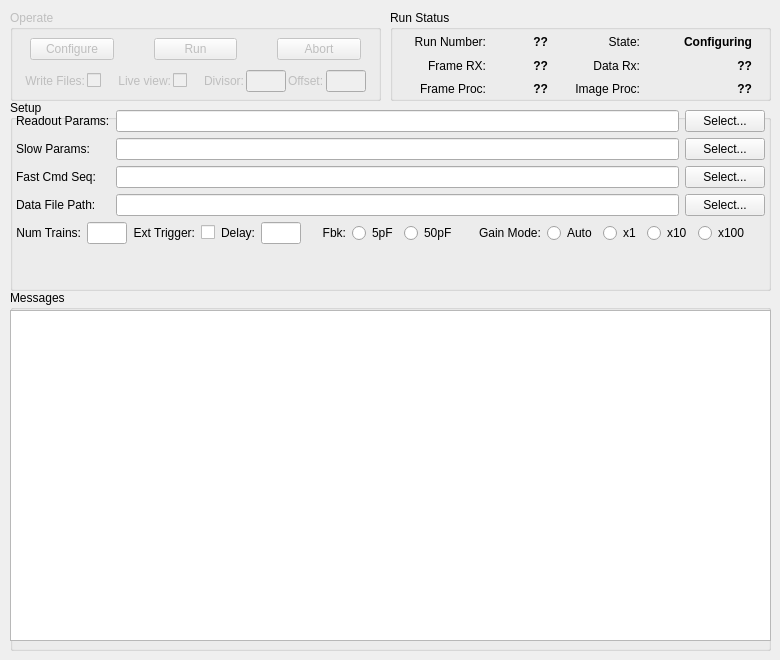
    <widget class="QWidget" name="daqTab">
     <attribute name="title">
      <string>DAQ</string>
     </attribute>
     <widget class="QGroupBox" name="setupGroupBox">
      <property name="geometry">
       <rect>
        <x>10</x>
        <y>100</y>
        <width>761</width>
        <height>191</height>
       </rect>
      </property>
      <property name="title">
       <string>Setup</string>
      </property>
      <widget class="QWidget" name="verticalLayoutWidget_2">
       <property name="geometry">
        <rect>
         <x>0</x>
         <y>10</y>
         <width>761</width>
         <height>171</height>
        </rect>
       </property>
       <layout class="QVBoxLayout" name="verticalLayout_3">
        <property name="leftMargin">
         <number>6</number>
        </property>
        <property name="rightMargin">
         <number>6</number>
        </property>
        <item>
         <layout class="QGridLayout" name="gridLayout">
          <property name="horizontalSpacing">
           <number>6</number>
          </property>
          <item row="2" column="1">
           <widget class="QLineEdit" name="fastParamEdit">
            <property name="readOnly">
             <bool>true</bool>
            </property>
           </widget>
          </item>
          <item row="2" column="0">
           <widget class="QLabel" name="fastParamLabel">
            <property name="sizePolicy">
             <sizepolicy hsizetype="Fixed" vsizetype="Preferred">
              <horstretch>0</horstretch>
              <verstretch>0</verstretch>
             </sizepolicy>
            </property>
            <property name="maximumSize">
             <size>
              <width>100</width>
              <height>16777215</height>
             </size>
            </property>
            <property name="text">
             <string>Fast Cmd Seq:</string>
            </property>
           </widget>
          </item>
          <item row="1" column="1">
           <widget class="QLineEdit" name="slowParamEdit">
            <property name="readOnly">
             <bool>true</bool>
            </property>
           </widget>
          </item>
          <item row="1" column="0">
           <widget class="QLabel" name="slowParamLabel">
            <property name="sizePolicy">
             <sizepolicy hsizetype="Fixed" vsizetype="Preferred">
              <horstretch>0</horstretch>
              <verstretch>0</verstretch>
             </sizepolicy>
            </property>
            <property name="maximumSize">
             <size>
              <width>100</width>
              <height>16777215</height>
             </size>
            </property>
            <property name="text">
             <string>Slow Params:</string>
            </property>
           </widget>
          </item>
          <item row="2" column="2">
           <widget class="QPushButton" name="fastParamBtn">
            <property name="text">
             <string>Select...</string>
            </property>
           </widget>
          </item>
          <item row="3" column="1">
           <widget class="QLineEdit" name="dataPathEdit">
            <property name="readOnly">
             <bool>true</bool>
            </property>
           </widget>
          </item>
          <item row="3" column="2">
           <widget class="QPushButton" name="dataPathBtn">
            <property name="text">
             <string>Select...</string>
            </property>
           </widget>
          </item>
          <item row="0" column="2">
           <widget class="QPushButton" name="readoutParamBtn">
            <property name="text">
             <string>Select...</string>
            </property>
           </widget>
          </item>
          <item row="1" column="2">
           <widget class="QPushButton" name="slowParamBtn">
            <property name="text">
             <string>Select...</string>
            </property>
           </widget>
          </item>
          <item row="0" column="0">
           <widget class="QLabel" name="readoutParamLabel">
            <property name="sizePolicy">
             <sizepolicy hsizetype="Fixed" vsizetype="Preferred">
              <horstretch>0</horstretch>
              <verstretch>0</verstretch>
             </sizepolicy>
            </property>
            <property name="maximumSize">
             <size>
              <width>100</width>
              <height>16777215</height>
             </size>
            </property>
            <property name="text">
             <string>Readout Params:</string>
            </property>
           </widget>
          </item>
          <item row="0" column="1">
           <widget class="QLineEdit" name="readoutParamEdit">
            <property name="readOnly">
             <bool>true</bool>
            </property>
           </widget>
          </item>
          <item row="3" column="0">
           <widget class="QLabel" name="dataPathLabel">
            <property name="sizePolicy">
             <sizepolicy hsizetype="Fixed" vsizetype="Preferred">
              <horstretch>0</horstretch>
              <verstretch>0</verstretch>
             </sizepolicy>
            </property>
            <property name="maximumSize">
             <size>
              <width>100</width>
              <height>16777215</height>
             </size>
            </property>
            <property name="text">
             <string>Data File Path:</string>
            </property>
           </widget>
          </item>
         </layout>
        </item>
        <item>
         <layout class="QGridLayout" name="gridLayout_12">
          <item row="1" column="12">
           <widget class="QRadioButton" name="gainModeAutoSel">
            <property name="text">
             <string>Auto</string>
            </property>
            <attribute name="buttonGroup">
             <string notr="true">gainOverrideButtonGroup</string>
            </attribute>
           </widget>
          </item>
          <item row="1" column="8">
           <widget class="QRadioButton" name="pixelFbk5Sel">
            <property name="text">
             <string>5pF</string>
            </property>
            <attribute name="buttonGroup">
             <string notr="true">pixelFbkButtonGroup</string>
            </attribute>
           </widget>
          </item>
          <item row="1" column="11">
           <widget class="QLabel" name="label_82">
            <property name="text">
             <string>Gain Mode:</string>
            </property>
           </widget>
          </item>
          <item row="1" column="7">
           <widget class="QLabel" name="label_30">
            <property name="sizePolicy">
             <sizepolicy hsizetype="Fixed" vsizetype="Preferred">
              <horstretch>0</horstretch>
              <verstretch>0</verstretch>
             </sizepolicy>
            </property>
            <property name="minimumSize">
             <size>
              <width>0</width>
              <height>0</height>
             </size>
            </property>
            <property name="text">
             <string>Fbk:</string>
            </property>
            <property name="alignment">
             <set>Qt::AlignRight|Qt::AlignTrailing|Qt::AlignVCenter</set>
            </property>
           </widget>
          </item>
          <item row="1" column="5">
           <widget class="QLineEdit" name="triggerDelayEdit">
            <property name="sizePolicy">
             <sizepolicy hsizetype="Fixed" vsizetype="Fixed">
              <horstretch>0</horstretch>
              <verstretch>0</verstretch>
             </sizepolicy>
            </property>
            <property name="maximumSize">
             <size>
              <width>40</width>
              <height>16777215</height>
             </size>
            </property>
           </widget>
          </item>
          <item row="1" column="3">
           <widget class="QCheckBox" name="externalTriggerSel">
            <property name="text">
             <string/>
            </property>
            <property name="checked">
             <bool>false</bool>
            </property>
            <property name="tristate">
             <bool>false</bool>
            </property>
           </widget>
          </item>
          <item row="2" column="2">
           <spacer name="verticalSpacer_2">
            <property name="orientation">
             <enum>Qt::Vertical</enum>
            </property>
            <property name="sizeHint" stdset="0">
             <size>
              <width>20</width>
              <height>40</height>
             </size>
            </property>
           </spacer>
          </item>
          <item row="1" column="4">
           <widget class="QLabel" name="label_27">
            <property name="sizePolicy">
             <sizepolicy hsizetype="Fixed" vsizetype="Preferred">
              <horstretch>0</horstretch>
              <verstretch>0</verstretch>
             </sizepolicy>
            </property>
            <property name="maximumSize">
             <size>
              <width>100</width>
              <height>16777215</height>
             </size>
            </property>
            <property name="text">
             <string>Delay:</string>
            </property>
            <property name="alignment">
             <set>Qt::AlignRight|Qt::AlignTrailing|Qt::AlignVCenter</set>
            </property>
           </widget>
          </item>
          <item row="1" column="0">
           <widget class="QLabel" name="label_29">
            <property name="sizePolicy">
             <sizepolicy hsizetype="Fixed" vsizetype="Preferred">
              <horstretch>0</horstretch>
              <verstretch>0</verstretch>
             </sizepolicy>
            </property>
            <property name="maximumSize">
             <size>
              <width>100</width>
              <height>16777215</height>
             </size>
            </property>
            <property name="text">
             <string>Num Trains:</string>
            </property>
            <property name="alignment">
             <set>Qt::AlignRight|Qt::AlignTrailing|Qt::AlignVCenter</set>
            </property>
           </widget>
          </item>
          <item row="1" column="2">
           <widget class="QLabel" name="label_24">
            <property name="sizePolicy">
             <sizepolicy hsizetype="Fixed" vsizetype="Preferred">
              <horstretch>0</horstretch>
              <verstretch>0</verstretch>
             </sizepolicy>
            </property>
            <property name="maximumSize">
             <size>
              <width>100</width>
              <height>16777215</height>
             </size>
            </property>
            <property name="text">
             <string>Ext Trigger:</string>
            </property>
            <property name="alignment">
             <set>Qt::AlignRight|Qt::AlignTrailing|Qt::AlignVCenter</set>
            </property>
           </widget>
          </item>
          <item row="1" column="1">
           <widget class="QLineEdit" name="numTrainsEdit">
            <property name="sizePolicy">
             <sizepolicy hsizetype="Fixed" vsizetype="Fixed">
              <horstretch>0</horstretch>
              <verstretch>0</verstretch>
             </sizepolicy>
            </property>
            <property name="maximumSize">
             <size>
              <width>40</width>
              <height>16777215</height>
             </size>
            </property>
           </widget>
          </item>
          <item row="1" column="15">
           <widget class="QRadioButton" name="gainModex100Sel">
            <property name="text">
             <string>x100</string>
            </property>
            <attribute name="buttonGroup">
             <string notr="true">gainOverrideButtonGroup</string>
            </attribute>
           </widget>
          </item>
          <item row="1" column="13">
           <widget class="QRadioButton" name="gainModex1Sel">
            <property name="text">
             <string>x1</string>
            </property>
            <attribute name="buttonGroup">
             <string notr="true">gainOverrideButtonGroup</string>
            </attribute>
           </widget>
          </item>
          <item row="1" column="14">
           <widget class="QRadioButton" name="gainModex10Sel">
            <property name="text">
             <string>x10</string>
            </property>
            <attribute name="buttonGroup">
             <string notr="true">gainOverrideButtonGroup</string>
            </attribute>
           </widget>
          </item>
          <item row="1" column="16">
           <spacer name="horizontalSpacer_18">
            <property name="orientation">
             <enum>Qt::Horizontal</enum>
            </property>
            <property name="sizeHint" stdset="0">
             <size>
              <width>40</width>
              <height>20</height>
             </size>
            </property>
           </spacer>
          </item>
          <item row="1" column="9">
           <widget class="QRadioButton" name="pixelFbk50Sel">
            <property name="text">
             <string>50pF</string>
            </property>
            <attribute name="buttonGroup">
             <string notr="true">pixelFbkButtonGroup</string>
            </attribute>
           </widget>
          </item>
          <item row="1" column="10">
           <spacer name="horizontalSpacer_22">
            <property name="orientation">
             <enum>Qt::Horizontal</enum>
            </property>
            <property name="sizeHint" stdset="0">
             <size>
              <width>40</width>
              <height>20</height>
             </size>
            </property>
           </spacer>
          </item>
          <item row="1" column="6">
           <spacer name="horizontalSpacer_23">
            <property name="orientation">
             <enum>Qt::Horizontal</enum>
            </property>
            <property name="sizeHint" stdset="0">
             <size>
              <width>40</width>
              <height>20</height>
             </size>
            </property>
           </spacer>
          </item>
         </layout>
        </item>
       </layout>
      </widget>
     </widget>
     <widget class="QGroupBox" name="operateGroupBox">
      <property name="enabled">
       <bool>false</bool>
      </property>
      <property name="geometry">
       <rect>
        <x>10</x>
        <y>10</y>
        <width>371</width>
        <height>91</height>
       </rect>
      </property>
      <property name="title">
       <string>Operate</string>
      </property>
      <widget class="QWidget" name="verticalLayoutWidget">
       <property name="geometry">
        <rect>
         <x>0</x>
         <y>20</y>
         <width>371</width>
         <height>71</height>
        </rect>
       </property>
       <layout class="QVBoxLayout" name="verticalLayout_2">
        <property name="spacing">
         <number>2</number>
        </property>
        <item>
         <layout class="QGridLayout" name="operateBtnBox">
          <property name="leftMargin">
           <number>20</number>
          </property>
          <property name="rightMargin">
           <number>20</number>
          </property>
          <property name="horizontalSpacing">
           <number>40</number>
          </property>
          <property name="verticalSpacing">
           <number>2</number>
          </property>
          <item row="0" column="2">
           <widget class="QPushButton" name="stopBtn">
            <property name="text">
             <string>Abort</string>
            </property>
           </widget>
          </item>
          <item row="0" column="0">
           <widget class="QPushButton" name="configBtn">
            <property name="text">
             <string>Configure</string>
            </property>
           </widget>
          </item>
          <item row="0" column="1">
           <widget class="QPushButton" name="runBtn">
            <property name="text">
             <string>Run</string>
            </property>
           </widget>
          </item>
         </layout>
        </item>
        <item>
         <layout class="QHBoxLayout" name="horizontalLayout_13">
          <item>
           <spacer name="horizontalSpacer_16">
            <property name="orientation">
             <enum>Qt::Horizontal</enum>
            </property>
            <property name="sizeHint" stdset="0">
             <size>
              <width>40</width>
              <height>20</height>
             </size>
            </property>
           </spacer>
          </item>
          <item>
           <widget class="QLabel" name="label_37">
            <property name="text">
             <string>Write Files:</string>
            </property>
            <property name="alignment">
             <set>Qt::AlignRight|Qt::AlignTrailing|Qt::AlignVCenter</set>
            </property>
           </widget>
          </item>
          <item>
           <widget class="QCheckBox" name="fileWriteSel">
            <property name="text">
             <string/>
            </property>
           </widget>
          </item>
          <item>
           <spacer name="horizontalSpacer_19">
            <property name="orientation">
             <enum>Qt::Horizontal</enum>
            </property>
            <property name="sizeHint" stdset="0">
             <size>
              <width>40</width>
              <height>20</height>
             </size>
            </property>
           </spacer>
          </item>
          <item>
           <widget class="QLabel" name="label_70">
            <property name="text">
             <string>Live view:</string>
            </property>
            <property name="alignment">
             <set>Qt::AlignRight|Qt::AlignTrailing|Qt::AlignVCenter</set>
            </property>
           </widget>
          </item>
          <item>
           <widget class="QCheckBox" name="liveViewSel">
            <property name="text">
             <string/>
            </property>
           </widget>
          </item>
          <item>
           <spacer name="horizontalSpacer_20">
            <property name="orientation">
             <enum>Qt::Horizontal</enum>
            </property>
            <property name="sizeHint" stdset="0">
             <size>
              <width>40</width>
              <height>20</height>
             </size>
            </property>
           </spacer>
          </item>
          <item>
           <widget class="QLabel" name="label_71">
            <property name="text">
             <string>Divisor:</string>
            </property>
            <property name="alignment">
             <set>Qt::AlignRight|Qt::AlignTrailing|Qt::AlignVCenter</set>
            </property>
           </widget>
          </item>
          <item>
           <widget class="QLineEdit" name="liveViewDivisorEdit">
            <property name="sizePolicy">
             <sizepolicy hsizetype="Fixed" vsizetype="Fixed">
              <horstretch>0</horstretch>
              <verstretch>0</verstretch>
             </sizepolicy>
            </property>
            <property name="maximumSize">
             <size>
              <width>40</width>
              <height>16777215</height>
             </size>
            </property>
           </widget>
          </item>
          <item>
           <widget class="QLabel" name="label_74">
            <property name="text">
             <string>Offset:</string>
            </property>
           </widget>
          </item>
          <item>
           <widget class="QLineEdit" name="liveViewOffsetEdit">
            <property name="sizePolicy">
             <sizepolicy hsizetype="Fixed" vsizetype="Fixed">
              <horstretch>0</horstretch>
              <verstretch>0</verstretch>
             </sizepolicy>
            </property>
            <property name="maximumSize">
             <size>
              <width>40</width>
              <height>16777215</height>
             </size>
            </property>
           </widget>
          </item>
          <item>
           <spacer name="horizontalSpacer_17">
            <property name="orientation">
             <enum>Qt::Horizontal</enum>
            </property>
            <property name="sizeHint" stdset="0">
             <size>
              <width>40</width>
              <height>20</height>
             </size>
            </property>
           </spacer>
          </item>
         </layout>
        </item>
       </layout>
      </widget>
     </widget>
     <widget class="QGroupBox" name="messageGroupBox">
      <property name="geometry">
       <rect>
        <x>10</x>
        <y>290</y>
        <width>761</width>
        <height>361</height>
       </rect>
      </property>
      <property name="title">
       <string>Messages</string>
      </property>
      <widget class="QPlainTextEdit" name="messageBox">
       <property name="geometry">
        <rect>
         <x>0</x>
         <y>20</y>
         <width>761</width>
         <height>331</height>
        </rect>
       </property>
       <property name="font">
        <font>
         <family>MiscFixed</family>
         <pointsize>10</pointsize>
        </font>
       </property>
       <property name="lineWrapMode">
        <enum>QPlainTextEdit::NoWrap</enum>
       </property>
       <property name="readOnly">
        <bool>true</bool>
       </property>
      </widget>
     </widget>
     <widget class="QGroupBox" name="runGroupBox">
      <property name="enabled">
       <bool>true</bool>
      </property>
      <property name="geometry">
       <rect>
        <x>390</x>
        <y>10</y>
        <width>381</width>
        <height>91</height>
       </rect>
      </property>
      <property name="title">
       <string>Run Status</string>
      </property>
      <widget class="QWidget" name="gridLayoutWidget_5">
       <property name="geometry">
        <rect>
         <x>0</x>
         <y>20</y>
         <width>381</width>
         <height>71</height>
        </rect>
       </property>
       <layout class="QGridLayout" name="gridLayout_6">
        <property name="verticalSpacing">
         <number>0</number>
        </property>
        <item row="0" column="0">
         <widget class="QLabel" name="label_28">
          <property name="sizePolicy">
           <sizepolicy hsizetype="Fixed" vsizetype="Preferred">
            <horstretch>0</horstretch>
            <verstretch>0</verstretch>
           </sizepolicy>
          </property>
          <property name="minimumSize">
           <size>
            <width>80</width>
            <height>0</height>
           </size>
          </property>
          <property name="maximumSize">
           <size>
            <width>80</width>
            <height>16777215</height>
           </size>
          </property>
          <property name="text">
           <string>Run Number:</string>
          </property>
          <property name="alignment">
           <set>Qt::AlignRight|Qt::AlignTrailing|Qt::AlignVCenter</set>
          </property>
         </widget>
        </item>
        <item row="0" column="1">
         <widget class="QLabel" name="runNumber">
          <property name="sizePolicy">
           <sizepolicy hsizetype="Fixed" vsizetype="Preferred">
            <horstretch>0</horstretch>
            <verstretch>0</verstretch>
           </sizepolicy>
          </property>
          <property name="minimumSize">
           <size>
            <width>0</width>
            <height>0</height>
           </size>
          </property>
          <property name="maximumSize">
           <size>
            <width>40</width>
            <height>16777215</height>
           </size>
          </property>
          <property name="font">
           <font>
            <weight>75</weight>
            <bold>true</bold>
           </font>
          </property>
          <property name="text">
           <string>??</string>
          </property>
          <property name="alignment">
           <set>Qt::AlignRight|Qt::AlignTrailing|Qt::AlignVCenter</set>
          </property>
         </widget>
        </item>
        <item row="1" column="0">
         <widget class="QLabel" name="label_72">
          <property name="text">
           <string>Frame RX:</string>
          </property>
          <property name="alignment">
           <set>Qt::AlignRight|Qt::AlignTrailing|Qt::AlignVCenter</set>
          </property>
         </widget>
        </item>
        <item row="0" column="3">
         <widget class="QLabel" name="runState">
          <property name="sizePolicy">
           <sizepolicy hsizetype="Fixed" vsizetype="Preferred">
            <horstretch>0</horstretch>
            <verstretch>0</verstretch>
           </sizepolicy>
          </property>
          <property name="minimumSize">
           <size>
            <width>80</width>
            <height>0</height>
           </size>
          </property>
          <property name="maximumSize">
           <size>
            <width>90</width>
            <height>16777215</height>
           </size>
          </property>
          <property name="font">
           <font>
            <weight>75</weight>
            <bold>true</bold>
           </font>
          </property>
          <property name="text">
           <string>Configuring</string>
          </property>
          <property name="alignment">
           <set>Qt::AlignRight|Qt::AlignTrailing|Qt::AlignVCenter</set>
          </property>
         </widget>
        </item>
        <item row="1" column="1">
         <widget class="QLabel" name="frameRx">
          <property name="sizePolicy">
           <sizepolicy hsizetype="Fixed" vsizetype="Preferred">
            <horstretch>0</horstretch>
            <verstretch>0</verstretch>
           </sizepolicy>
          </property>
          <property name="maximumSize">
           <size>
            <width>40</width>
            <height>16777215</height>
           </size>
          </property>
          <property name="font">
           <font>
            <weight>75</weight>
            <bold>true</bold>
           </font>
          </property>
          <property name="text">
           <string>??</string>
          </property>
          <property name="alignment">
           <set>Qt::AlignRight|Qt::AlignTrailing|Qt::AlignVCenter</set>
          </property>
          <property name="indent">
           <number>-1</number>
          </property>
         </widget>
        </item>
        <item row="0" column="2">
         <widget class="QLabel" name="label_26">
          <property name="sizePolicy">
           <sizepolicy hsizetype="Fixed" vsizetype="Preferred">
            <horstretch>0</horstretch>
            <verstretch>0</verstretch>
           </sizepolicy>
          </property>
          <property name="minimumSize">
           <size>
            <width>0</width>
            <height>0</height>
           </size>
          </property>
          <property name="maximumSize">
           <size>
            <width>70</width>
            <height>16777215</height>
           </size>
          </property>
          <property name="text">
           <string>State:</string>
          </property>
          <property name="alignment">
           <set>Qt::AlignRight|Qt::AlignTrailing|Qt::AlignVCenter</set>
          </property>
         </widget>
        </item>
        <item row="2" column="3">
         <widget class="QLabel" name="imageProc">
          <property name="maximumSize">
           <size>
            <width>90</width>
            <height>16777215</height>
           </size>
          </property>
          <property name="font">
           <font>
            <weight>75</weight>
            <bold>true</bold>
           </font>
          </property>
          <property name="text">
           <string>??</string>
          </property>
          <property name="alignment">
           <set>Qt::AlignRight|Qt::AlignTrailing|Qt::AlignVCenter</set>
          </property>
          <property name="indent">
           <number>-1</number>
          </property>
         </widget>
        </item>
        <item row="2" column="2">
         <widget class="QLabel" name="label_76">
          <property name="maximumSize">
           <size>
            <width>70</width>
            <height>16777215</height>
           </size>
          </property>
          <property name="text">
           <string>Image Proc:</string>
          </property>
          <property name="alignment">
           <set>Qt::AlignRight|Qt::AlignTrailing|Qt::AlignVCenter</set>
          </property>
         </widget>
        </item>
        <item row="2" column="0">
         <widget class="QLabel" name="label_73">
          <property name="text">
           <string>Frame Proc:</string>
          </property>
          <property name="alignment">
           <set>Qt::AlignRight|Qt::AlignTrailing|Qt::AlignVCenter</set>
          </property>
         </widget>
        </item>
        <item row="2" column="1">
         <widget class="QLabel" name="frameProc">
          <property name="sizePolicy">
           <sizepolicy hsizetype="Fixed" vsizetype="Preferred">
            <horstretch>0</horstretch>
            <verstretch>0</verstretch>
           </sizepolicy>
          </property>
          <property name="maximumSize">
           <size>
            <width>40</width>
            <height>16777215</height>
           </size>
          </property>
          <property name="font">
           <font>
            <weight>75</weight>
            <bold>true</bold>
           </font>
          </property>
          <property name="text">
           <string>??</string>
          </property>
          <property name="alignment">
           <set>Qt::AlignRight|Qt::AlignTrailing|Qt::AlignVCenter</set>
          </property>
          <property name="indent">
           <number>-1</number>
          </property>
         </widget>
        </item>
        <item row="1" column="3">
         <widget class="QLabel" name="dataRx">
          <property name="maximumSize">
           <size>
            <width>90</width>
            <height>16777215</height>
           </size>
          </property>
          <property name="font">
           <font>
            <weight>75</weight>
            <bold>true</bold>
           </font>
          </property>
          <property name="text">
           <string>??</string>
          </property>
          <property name="alignment">
           <set>Qt::AlignRight|Qt::AlignTrailing|Qt::AlignVCenter</set>
          </property>
          <property name="indent">
           <number>-1</number>
          </property>
         </widget>
        </item>
        <item row="1" column="2">
         <widget class="QLabel" name="label_75">
          <property name="maximumSize">
           <size>
            <width>70</width>
            <height>16777215</height>
           </size>
          </property>
          <property name="text">
           <string>Data Rx:</string>
          </property>
          <property name="alignment">
           <set>Qt::AlignRight|Qt::AlignTrailing|Qt::AlignVCenter</set>
          </property>
         </widget>
        </item>
       </layout>
      </widget>
     </widget>
    </widget>
